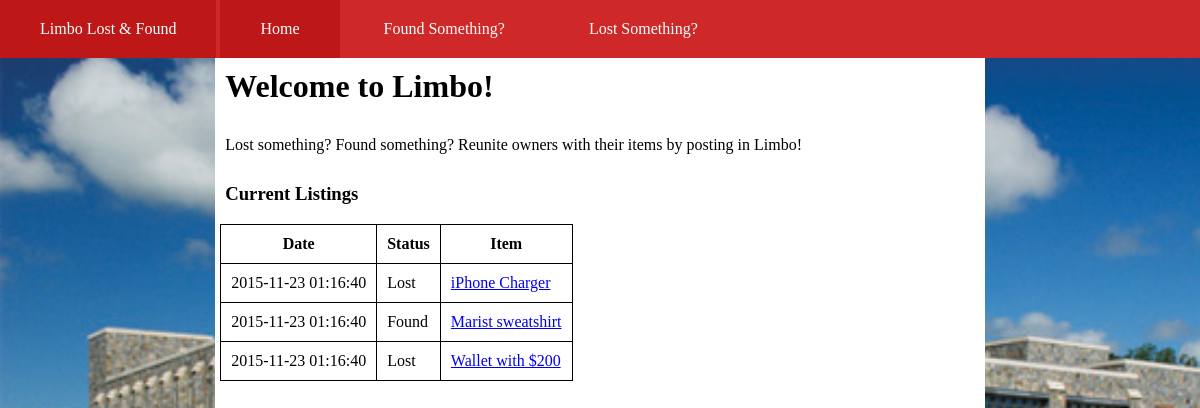
Before: / with the older database file.
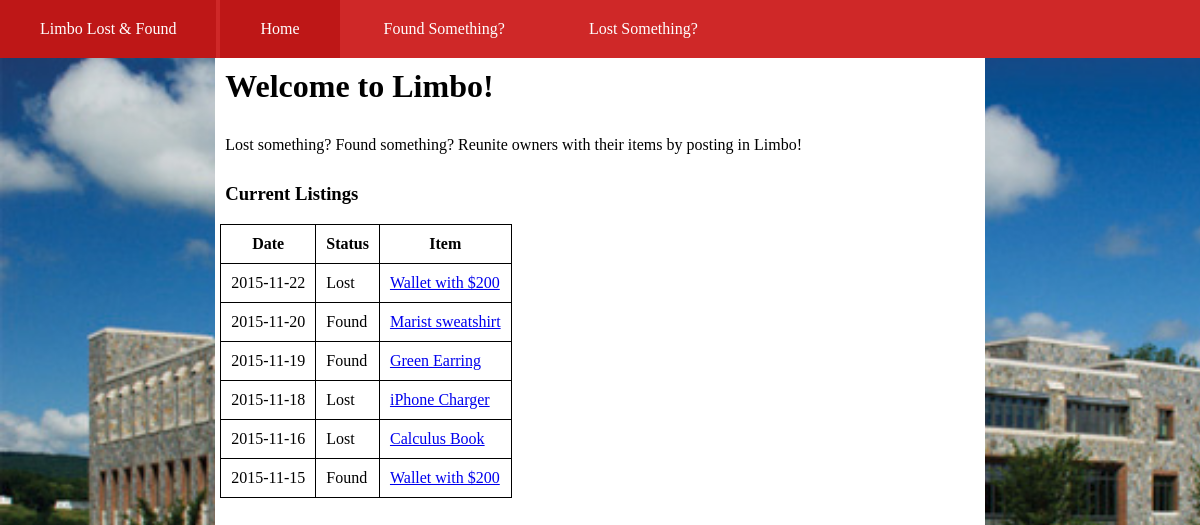
After: the same page with the newer database file.
### tables this page shows
CREATE TABLE IF NOT EXISTS stuff(
id INT PRIMARY KEY AUTO_INCREMENT,
item TEXT NOT NULL,
location_id INT NOT NULL,
category SET('Electronics', 'Clothing', 'School Supplies', 'Other') NOT NULL,
color TEXT NOT NULL,
description TEXT NOT NULL,
item_date DATE NOT NULL,
create_date DATE NOT NULL,
update_date DATE NOT NULL,
room TEXT,
owner TEXT,
finder TEXT,
status SET('Found', 'Lost', 'Claimed') NOT NULL,
image TEXT,
FOREIGN KEY (location_id) REFERENCES locations(id)
);

### includes/helpers.php (the view, shortened to what this page needs)
<?php
function show_quicklinks($dbc) {
  $query = 'SELECT id, item, item_date, status FROM stuff ORDER BY item_date DESC';
  $results = mysqli_query($dbc , $query) ;
  if( $results )
  {
      echo '<h3> Current Listings </h3>';
      echo '<TABLE>';
      echo '<TR>';
      echo '<TH>Date</TH>';
      echo '<TH>Status</TH>';
      echo '<TH>Item</TH>';
      echo '</TR>';
      while ( $row = mysqli_fetch_array( $results , MYSQLI_ASSOC ) )
      {
        $alink = '<A HREF = results.php?id=' . $row['id'] . '>' . $row['item'] . ' </A>';
        echo '<TR>' ;
        echo '<TD>' . $row['item_date'] . '</TD>';
        echo '<TD>' . $row['status'] . '</TD>' ;
        echo '<TD>' . $alink . '</TD>' ;
        echo '</TR>';
      }
      echo '</TABLE>';
  }
}

### index.php (shortened to what this page needs)
<!DOCTYPE html>
<html>
<head>
	<link rel="stylesheet" type="text/css" href="templates/sharedStyle.css">
</head>
<body>
<?php
	require('includes/helpers.php');
?>
<div id="navbar">
	<ul>
		<a href="index.php"><li>Limbo Lost & Found</li></a>
		<a href="index.php"><li class="current">Home</li></a>
		<a href="found.php"><li>Found Something?</li></a>
		<a href="lost.php"><li>Lost Something?</li></a>
	</ul>
</div>
<div id="mainForm">
	<h1>Welcome to Limbo!</h1>
	<p>Lost something? Found something? Reunite owners with their items by posting in Limbo!</p>
<?php
	show_quicklinks($dbc);
?>
</div>
</body>
</html>

### templates/sharedStyle.css (style rules this page uses)
html { height: 100%; background-image: url("../images/hancock.jpg"); background-size: cover; background-repeat: no-repeat; background-attachment: fixed; position: relative; }
body { height: 100%; }
ul { list-style-type: none; margin: 0; padding: 0; }
#navbar { background-color: #CF2828; left: 0; top: 0; position: fixed; width: 100%; margin: 0; z-index: 2; }
#navbar li { display: inline-block; padding-top:20px; padding-bottom:20px; padding-left:40px; padding-right:40px; }
.current { background-color: #BE1717; }
#navbar a { color: #FFFFFF; text-decoration: none; }
#mainForm { min-height: 100%; width: 65%; margin-top: 58px; margin-right: auto; margin-left: auto; margin-bottom: 0; background-color: #FFFFFF; z-index: 1; position: relative; }
#mainForm h1, p, h3 { padding-top: 10px; padding-left: 10px; }
#mainForm table { margin: 5px; }
#mainForm table, th, td { border-collapse: collapse; border: 1px solid; }
#mainForm th, td { padding: 10px; }

Changed rows visible on the page:
changed stuff (number 1 of 6 on the later page): item_date "2015-11-23 01:16:40" → "2015-11-22"; moves up the list
changed stuff "Marist sweatshirt": item_date "2015-11-23 01:16:40" → "2015-11-20"; moves down the list
added stuff: item_date "2015-11-19", status "Found", item "Green Earring"
changed stuff "iPhone Charger": item_date "2015-11-23 01:16:40" → "2015-11-18"
added stuff: item_date "2015-11-16", status "Lost", item "Calculus Book"
added stuff: item_date "2015-11-15", status "Found", item "Wallet with $200"
